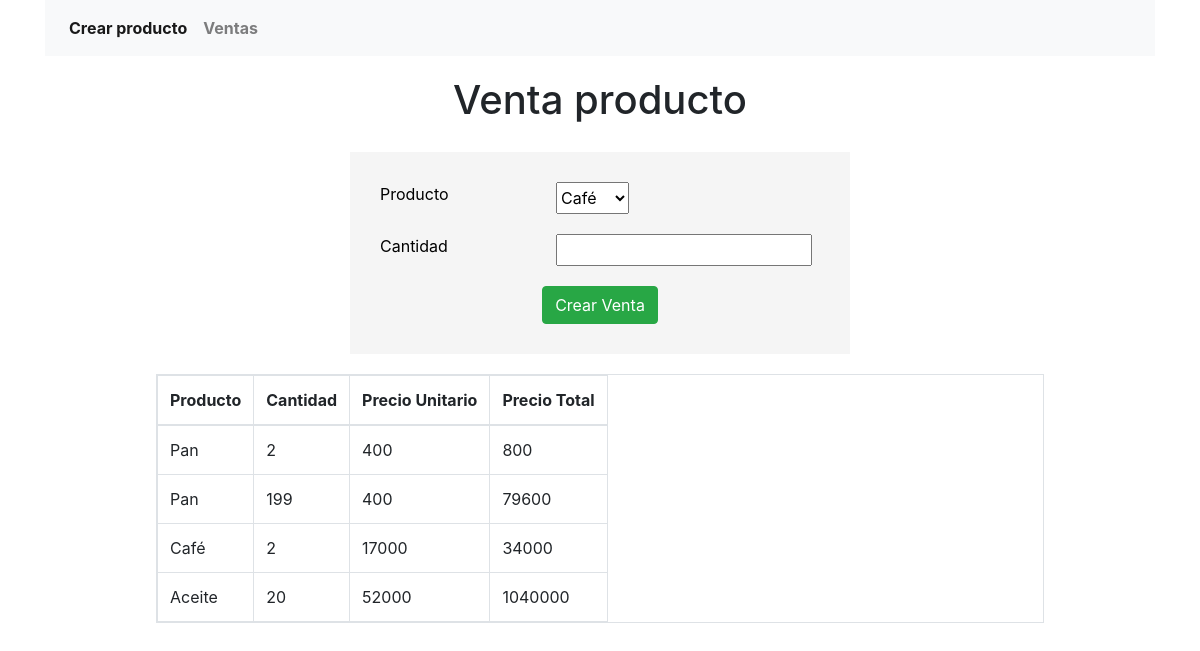
The page /sales.php on the database its author committed.
### tables this page shows
CREATE TABLE `sales` (
  `id` int NOT NULL AUTO_INCREMENT,
  `productId` int DEFAULT NULL,
  `quantity` int DEFAULT NULL,
  PRIMARY KEY (`id`)
);

CREATE TABLE `products` (
  `id` int NOT NULL AUTO_INCREMENT,
  `nombreProducto` varchar(45) DEFAULT NULL,
  `referencia` int DEFAULT NULL,
  `precio` int DEFAULT NULL,
  `peso` int DEFAULT NULL,
  `categoria` varchar(45) DEFAULT NULL,
  `stock` int DEFAULT NULL,
  `fechaCreacion` date DEFAULT NULL,
  PRIMARY KEY (`id`)
);

### InventoryController.php (called while the page is built, shortened)
<?php
    include("connection.php");
    class Inventory {
        function getProducts() {
            global $conn;
            $sql = "SELECT * FROM products";
            $result = mysqli_query($conn, $sql);
            return $result;
        }
        function getSales() {
            global $conn;
            $sql = "SELECT products.nombreProducto, sales.quantity, products.precio FROM sales INNER JOIN products ON products.id = sales.productId";
            $result = mysqli_query($conn, $sql);
            return $result;
        }
    }
?>

### sales.php (the view, shortened to what this page needs)
<?php
    include("InventoryController.php");
?>
    <!DOCTYPE html>
    <html lang="en">
    <head>
        <link rel="stylesheet" href="estilos.css">
        <link rel="stylesheet" href="bootstrap/css/bootstrap.min.css">
    </head>
    <body>
        <div class="container">
            <nav class="navbar navbar-expand-lg navbar-light bg-light">
                <div class="collapse navbar-collapse" id="navbarNav">
                    <ul class="navbar-nav">
                        <li class="nav-item active">
                            <a class="nav-link" href="index.php"><strong>Crear producto</strong></a>
                        </li>
                        <li class="nav-item">
                            <a class="nav-link" href="sales.php"><strong>Ventas</strong></a>
                        </li>
                    </ul>
                </div>
            </nav>
            <div class="container-title">
                <h1>Venta producto</h1>
            </div>
            <div class="formkonecta">
                <form method="POST">
                    <div class="formkonecta-input">
                        <label for="producto">Producto</label>
                        <select class="control" name="producto" id="producto">
                            <?php
                                $data = new Inventory;
                                $result = $data->getProducts();
                                if($result) {
                                    while ($row = mysqli_fetch_assoc($result)) {
                                        ?>
                                            <option value="<?php echo $row["id"]."-".$row["stock"] ?>"><?php echo $row["nombreProducto"] ?></option>
                                        <?php
                                    }
                                }
                            ?>
                        </select>
                    </div>
                    <div class="formkonecta-input">
                        <label for="cantidad">Cantidad</label>
                        <input  class="control" type="text" id="cantidad" name="cantidad" />
                    </div>
                    <div class="formkonecta-button">
                        <button type="submit" class="btn btn-success">Crear Venta</button>
                    </div>
                </form>
            </div>
            <div class="formkonecta-table">
                <table class="table table-responsive table-bordered">
                    <thead>
                        <tr>
                            <th scope="col">Producto</th>
                            <th scope="col">Cantidad</th>
                            <th scope="col">Precio Unitario</th>
                            <th scope="col">Precio Total</th>
                        </tr>
                    </thead>
                    <tbody>
                        <?php
                            $dataSales = new Inventory;
                            $resultSales = $dataSales->getSales();
                            if($resultSales) {
                                while ($rowSale = mysqli_fetch_assoc($resultSales)) {
                                    ?>
                                        <tr>
                                            <td><?php echo $rowSale["nombreProducto"] ?></td>
                                            <td><?php echo $rowSale["quantity"] ?></td>
                                            <td><?php echo $rowSale["precio"] ?></td>
                                            <td><?php echo ($rowSale["precio"] * $rowSale["quantity"]) ?></td>
                                        </tr>
                                    <?php
                                }
                            }
                        ?>
                    </tbody>
                </table>
            </div>
        </div>
    </body>
</html>

### estilos.css (style rules this page uses)
.container-title { width: 100%; display: flex; justify-content: center; margin-top: 20px; }
.formkonecta { width:500px; padding:30px; background-color: whitesmoke; margin: auto; margin-top: 20px; border: radius 4px; color: black; }
.formkonecta-input { width: 100%; display:flex; margin-bottom: 20px; }
.formkonecta-input label { width: 40%; }
.formkonecta-button { width: 100%; display: flex; justify-content: center; }
.formkonecta-table { width: 100%; margin-top: 20px; }
.formkonecta-table table { width: 80%; margin: auto; }

### rows shown on the page
sales: productId.nombreProducto "Pan", quantity "2", productId.precio "400", $rowSale["precio"] * $rowSale["quantity"] "800"
sales: productId.nombreProducto "Pan", quantity "199", productId.precio "400", $rowSale["precio"] * $rowSale["quantity"] "79600"
sales: productId.nombreProducto "Café", quantity "2", productId.precio "17000", $rowSale["precio"] * $rowSale["quantity"] "34000"
sales: productId.nombreProducto "Aceite", quantity "20", productId.precio "52000", $rowSale["precio"] * $rowSale["quantity"] "1040000"

### other values the page prints
form field producto "Café"
